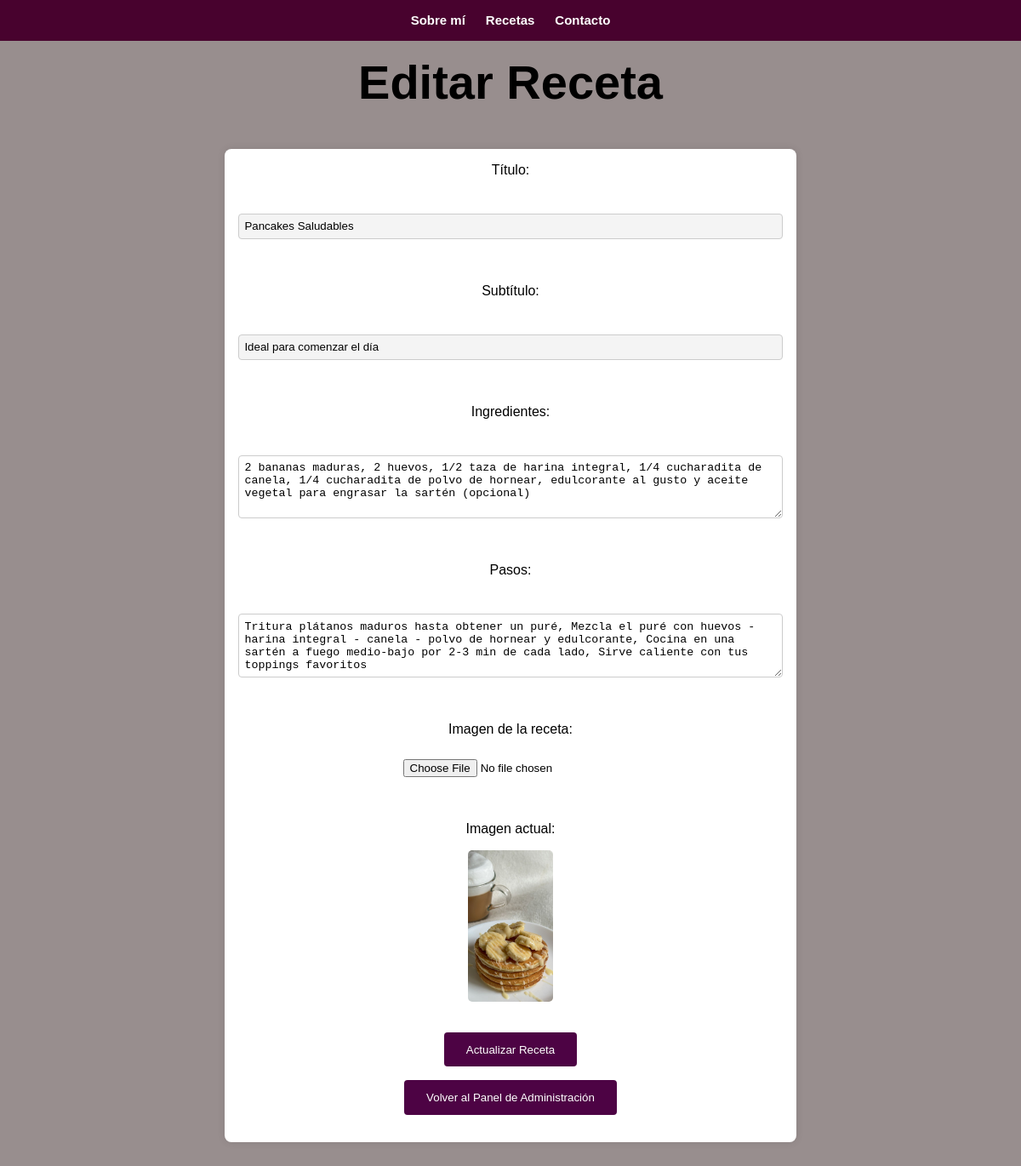
The app's page /crearEditarReceta.php?id_receta=1 (signed in) with its own data.
### tables this page shows
CREATE TABLE Receta (
    id_receta INT PRIMARY KEY AUTO_INCREMENT,
    titulo VARCHAR(45) NOT NULL,
    subtitulo VARCHAR(100) NOT NULL,
    ingredientes VARCHAR(255) NOT NULL,
    pasos_a_seguir VARCHAR(255) NOT NULL,
    imagen_url VARCHAR(100) NOT NULL
);

### crearEditarReceta.php (the view, shortened to what this page needs)
<?php
include 'php/conexion.php';
$id_receta = $_GET['id_receta'] ?? null;
$receta = null;
if ($id_receta) {
    $sql = "SELECT * FROM Receta WHERE id_receta = ?";
    $stmt = $conn->prepare($sql);
    $stmt->bind_param("i", $id_receta);
    $stmt->execute();
    $result = $stmt->get_result();
    $receta = $result->fetch_assoc();
}
?>
<!DOCTYPE html>
<html lang="es">
<head>
    <link rel="stylesheet" href="styles/styles.css">
</head>
<body>
<header>
    <nav>
        <ul>
            <?php if (basename($_SERVER['PHP_SELF']) !== 'crear_editar_receta.php'): ?>
                <li><a href="index.php">Sobre mí</a></li>
                <li><a href="recetas.php">Recetas</a></li>
                <li><a href="contacto.php">Contacto</a></li>
            <?php else: ?>
                <li><a href="admin.php" class="disabled-link">Panel de Administración</a></li>
            <?php endif; ?>
        </ul>
    </nav>
</header>
<main class="admin-panel">
    <h1><?php echo $id_receta ? 'Editar Receta' : 'Crear Receta'; ?></h1>
    <form method="post" enctype="multipart/form-data" class="editar-crear-receta">
        <label for="titulo">Título:</label><br>
        <input type="text" name="titulo" id="titulo" value="<?php echo htmlspecialchars($receta['titulo'] ?? ''); ?>" required><br><br>
        <label for="subtitulo">Subtítulo:</label><br>
        <input type="text" name="subtitulo" id="subtitulo" value="<?php echo htmlspecialchars($receta['subtitulo'] ?? ''); ?>" required><br><br>
        <label for="ingredientes">Ingredientes:</label><br>
        <textarea name="ingredientes" id="ingredientes" rows="4" placeholder="Ingrese los ingredientes aquí separados por coma" required><?php echo htmlspecialchars($receta['ingredientes'] ?? ''); ?></textarea><br><br>
        <label for="pasos">Pasos:</label><br>
        <textarea name="pasos" id="pasos" rows="4" placeholder="Ingrese los pasos a seguir aquí separados por coma" required><?php echo htmlspecialchars($receta['pasos_a_seguir'] ?? ''); ?></textarea><br><br>
        <label for="imagen">Imagen de la receta:</label><br>
        <input type="file" name="imagen" id="imagen" accept="image/*"><br><br>
        <?php if ($id_receta && !empty($receta['imagen_url'])): ?>
            <p>Imagen actual:</p>
            <img src="<?php echo htmlspecialchars($receta['imagen_url']); ?>" alt="Imagen actual" width="100"><br><br>
        <?php endif; ?>
        <button type="submit"><?php echo $id_receta ? 'Actualizar Receta' : 'Crear Receta'; ?></button>
        <form action="admin.php" method="get">
            <button type="submit" class="btn-volver">Volver al Panel de Administración</button>
        </form>
    </form>
</main>
</body>
</html>

### styles/styles.css (style rules this page uses)
body { font-family: Arial, sans-serif; margin: 0; padding: 0; display: flex; flex-direction: column; min-height: 100vh; }
main { flex: 1; display: flex; flex-direction: column; justify-content: center; align-items: center; text-align: center; }
h1 { font-family: 'Sunday', Arial, sans-serif; font-size: 3.5rem; margin: 1rem; }
nav ul { background-color: #48022e; list-style-type: none; margin: 0; padding: 0; display: flex; justify-content: center; align-items: center; width: 100%; height: 3rem; }
nav ul li { margin: 0 1%; }
nav ul li a { color: white; text-decoration: none; font-size: 15px; font-weight: bold; }
input[type=text], input[type=password], input[type=tel], select, textarea { width: 100%; padding: 1%; border: 1px solid #ccc; border-radius: 4px; box-sizing: border-box; resize: vertical; margin-top: 1rem; margin-bottom: 1rem; }
ul { list-style-type: disc; margin: 0; padding: 0 0 0 20px; }
li { margin-bottom: 0.5em; }
a { text-decoration: none; color: inherit; }
.admin-panel { background-color: #988e8e; min-height: 100vh; display: flex; flex-direction: column; }
button[type=submit] { background-color: #4d0344; color: white; padding: 2% 4%; border: none; border-radius: 4px; cursor: pointer; }
.editar-crear-receta { display: flex; flex-direction: column; align-items: center; justify-content: center; margin: 30px auto; padding: 1rem; max-width: 60rem; background-color: #fff; box-shadow: 0 0 10px rgba(0, 0, 0, 0.1); border-radius: 8px; width: 40rem; }
.editar-crear-receta label, .editar-crear-receta input[type="text"], .editar-crear-receta textarea, .editar-crear-receta input[type="file"], .editar-crear-receta button { max-width: 40rem; }
.editar-crear-receta img { border-radius: 5px; }
.btn-volver { margin: 1rem; }
label { display: block; margin-bottom: 8px; }
.section-presentacion textarea, [type=text] { width: 80%; padding: 1%; border: 1px solid #ccc; border-radius: 4px; box-sizing: border-box; resize: vertical; margin-top: 1rem; margin-bottom: 1rem; background-color: #f4f4f4; }

### records on screen
receta: titulo "Pancakes Saludables", subtitulo "Ideal para comenzar el día", ingredientes "2 bananas maduras, 2 huevos, 1/2 taza de harina integral, 1/4 cucharadita de canela, 1/4 cucharadita de polvo de hornear, edulcorante al gusto y aceite vegetal para engrasar la sartén (opcional)", pasos "Tritura plátanos maduros hasta obtener un puré, Mezcla el puré con huevos - harina integral - canela - polvo de hornear y edulcorante, Cocina en una sartén a fuego medio-bajo por 2-3 min de cada lado, Sirve caliente con tus toppings favoritos", imagen_url (picture)
